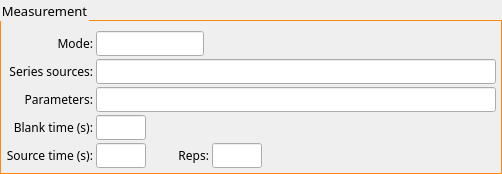
       <widget class="QGroupBox" name="measurement_groupBox">
        <property name="sizePolicy">
         <sizepolicy hsizetype="Fixed" vsizetype="Preferred">
          <horstretch>0</horstretch>
          <verstretch>0</verstretch>
         </sizepolicy>
        </property>
        <property name="font">
         <font>
          <family>Lucida Sans Unicode</family>
          <pointsize>10</pointsize>
         </font>
        </property>
        <property name="styleSheet">
         <string notr="true">QGroupBox {
    border:1px solid #FF8A1A;
    margin-top: 20px;
}
</string>
        </property>
        <property name="title">
         <string>Measurement</string>
        </property>
        <layout class="QGridLayout" name="gridLayout_7">
         <property name="leftMargin">
          <number>5</number>
         </property>
         <property name="topMargin">
          <number>10</number>
         </property>
         <property name="rightMargin">
          <number>5</number>
         </property>
         <property name="bottomMargin">
          <number>5</number>
         </property>
         <property name="spacing">
          <number>3</number>
         </property>
         <item row="0" column="0">
          <widget class="QLabel" name="label_30">
           <property name="minimumSize">
            <size>
             <width>60</width>
             <height>0</height>
            </size>
           </property>
           <property name="maximumSize">
            <size>
             <width>420</width>
             <height>16777215</height>
            </size>
           </property>
           <property name="font">
            <font>
             <family>Lucida Sans Unicode</family>
             <pointsize>9</pointsize>
            </font>
           </property>
           <property name="text">
            <string>Mode:</string>
           </property>
           <property name="alignment">
            <set>Qt::AlignRight|Qt::AlignTrailing|Qt::AlignVCenter</set>
           </property>
          </widget>
         </item>
         <item row="0" column="1">
          <widget class="QLineEdit" name="mode_lineEdit">
           <property name="sizePolicy">
            <sizepolicy hsizetype="Fixed" vsizetype="Fixed">
             <horstretch>0</horstretch>
             <verstretch>0</verstretch>
            </sizepolicy>
           </property>
           <property name="font">
            <font>
             <family>Lucida Sans Unicode</family>
             <pointsize>9</pointsize>
            </font>
           </property>
           <property name="inputMethodHints">
            <set>Qt::ImhFormattedNumbersOnly</set>
           </property>
           <property name="text">
            <string/>
           </property>
           <property name="alignment">
            <set>Qt::AlignCenter</set>
           </property>
           <property name="readOnly">
            <bool>true</bool>
           </property>
          </widget>
         </item>
         <item row="1" column="0">
          <widget class="QLabel" name="label_31">
           <property name="minimumSize">
            <size>
             <width>60</width>
             <height>0</height>
            </size>
           </property>
           <property name="font">
            <font>
             <family>Lucida Sans Unicode</family>
             <pointsize>9</pointsize>
            </font>
           </property>
           <property name="text">
            <string>Series sources:</string>
           </property>
           <property name="alignment">
            <set>Qt::AlignRight|Qt::AlignTrailing|Qt::AlignVCenter</set>
           </property>
          </widget>
         </item>
         <item row="1" column="1">
          <widget class="QLineEdit" name="nameSeriesSources_lineEdit">
           <property name="sizePolicy">
            <sizepolicy hsizetype="Expanding" vsizetype="Fixed">
             <horstretch>0</horstretch>
             <verstretch>0</verstretch>
            </sizepolicy>
           </property>
           <property name="minimumSize">
            <size>
             <width>400</width>
             <height>0</height>
            </size>
           </property>
           <property name="font">
            <font>
             <family>Lucida Sans Unicode</family>
             <pointsize>9</pointsize>
            </font>
           </property>
           <property name="inputMethodHints">
            <set>Qt::ImhFormattedNumbersOnly</set>
           </property>
           <property name="text">
            <string/>
           </property>
           <property name="alignment">
            <set>Qt::AlignCenter</set>
           </property>
           <property name="readOnly">
            <bool>true</bool>
           </property>
          </widget>
         </item>
         <item row="2" column="0">
          <widget class="QLabel" name="label_32">
           <property name="minimumSize">
            <size>
             <width>60</width>
             <height>0</height>
            </size>
           </property>
           <property name="font">
            <font>
             <family>Lucida Sans Unicode</family>
             <pointsize>9</pointsize>
            </font>
           </property>
           <property name="text">
            <string>Parameters:</string>
           </property>
           <property name="alignment">
            <set>Qt::AlignRight|Qt::AlignTrailing|Qt::AlignVCenter</set>
           </property>
          </widget>
         </item>
         <item row="2" column="1">
          <widget class="QLineEdit" name="nameParameters_lineEdit">
           <property name="sizePolicy">
            <sizepolicy hsizetype="Expanding" vsizetype="Fixed">
             <horstretch>0</horstretch>
             <verstretch>0</verstretch>
            </sizepolicy>
           </property>
           <property name="minimumSize">
            <size>
             <width>400</width>
             <height>0</height>
            </size>
           </property>
           <property name="font">
            <font>
             <family>Lucida Sans Unicode</family>
             <pointsize>9</pointsize>
            </font>
           </property>
           <property name="inputMethodHints">
            <set>Qt::ImhFormattedNumbersOnly</set>
           </property>
           <property name="text">
            <string/>
           </property>
           <property name="alignment">
            <set>Qt::AlignCenter</set>
           </property>
           <property name="readOnly">
            <bool>true</bool>
           </property>
          </widget>
         </item>
         <item row="3" column="0">
          <widget class="QLabel" name="label_34">
           <property name="minimumSize">
            <size>
             <width>60</width>
             <height>0</height>
            </size>
           </property>
           <property name="font">
            <font>
             <family>Lucida Sans Unicode</family>
             <pointsize>9</pointsize>
            </font>
           </property>
           <property name="text">
            <string>Blank time (s):</string>
           </property>
           <property name="alignment">
            <set>Qt::AlignRight|Qt::AlignTrailing|Qt::AlignVCenter</set>
           </property>
          </widget>
         </item>
         <item row="3" column="1">
          <widget class="QLineEdit" name="blankTime_lineEdit">
           <property name="maximumSize">
            <size>
             <width>50</width>
             <height>16777215</height>
            </size>
           </property>
           <property name="font">
            <font>
             <family>Lucida Sans Unicode</family>
             <pointsize>9</pointsize>
            </font>
           </property>
           <property name="inputMethodHints">
            <set>Qt::ImhFormattedNumbersOnly</set>
           </property>
           <property name="text">
            <string/>
           </property>
           <property name="alignment">
            <set>Qt::AlignCenter</set>
           </property>
           <property name="readOnly">
            <bool>true</bool>
           </property>
          </widget>
         </item>
         <item row="4" column="0">
          <widget class="QLabel" name="label_35">
           <property name="minimumSize">
            <size>
             <width>60</width>
             <height>0</height>
            </size>
           </property>
           <property name="font">
            <font>
             <family>Lucida Sans Unicode</family>
             <pointsize>9</pointsize>
            </font>
           </property>
           <property name="text">
            <string>Source time (s):</string>
           </property>
           <property name="alignment">
            <set>Qt::AlignRight|Qt::AlignTrailing|Qt::AlignVCenter</set>
           </property>
          </widget>
         </item>
         <item row="4" column="1">
          <layout class="QGridLayout" name="gridLayout_5">
           <item row="0" column="1">
            <widget class="QLabel" name="label_36">
             <property name="minimumSize">
              <size>
               <width>60</width>
               <height>0</height>
              </size>
             </property>
             <property name="font">
              <font>
               <family>Lucida Sans Unicode</family>
               <pointsize>9</pointsize>
              </font>
             </property>
             <property name="text">
              <string>Reps:</string>
             </property>
             <property name="alignment">
              <set>Qt::AlignRight|Qt::AlignTrailing|Qt::AlignVCenter</set>
             </property>
            </widget>
           </item>
           <item row="0" column="0">
            <widget class="QLineEdit" name="sourceTime_lineEdit">
             <property name="maximumSize">
              <size>
               <width>50</width>
               <height>16777215</height>
              </size>
             </property>
             <property name="font">
              <font>
               <family>Lucida Sans Unicode</family>
               <pointsize>9</pointsize>
              </font>
             </property>
             <property name="inputMethodHints">
              <set>Qt::ImhFormattedNumbersOnly</set>
             </property>
             <property name="text">
              <string/>
             </property>
             <property name="alignment">
              <set>Qt::AlignCenter</set>
             </property>
             <property name="readOnly">
              <bool>true</bool>
             </property>
            </widget>
           </item>
           <item row="0" column="2">
            <widget class="QLineEdit" name="reps_lineEdit">
             <property name="maximumSize">
              <size>
               <width>50</width>
               <height>16777215</height>
              </size>
             </property>
             <property name="font">
              <font>
               <family>Lucida Sans Unicode</family>
               <pointsize>9</pointsize>
              </font>
             </property>
             <property name="inputMethodHints">
              <set>Qt::ImhFormattedNumbersOnly</set>
             </property>
             <property name="text">
              <string/>
             </property>
             <property name="alignment">
              <set>Qt::AlignCenter</set>
             </property>
             <property name="readOnly">
              <bool>true</bool>
             </property>
            </widget>
           </item>
           <item row="0" column="3">
            <spacer name="horizontalSpacer_3">
             <property name="orientation">
              <enum>Qt::Horizontal</enum>
             </property>
             <property name="sizeHint" stdset="0">
              <size>
               <width>40</width>
               <height>20</height>
              </size>
             </property>
            </spacer>
           </item>
          </layout>
         </item>
        </layout>
       </widget>
